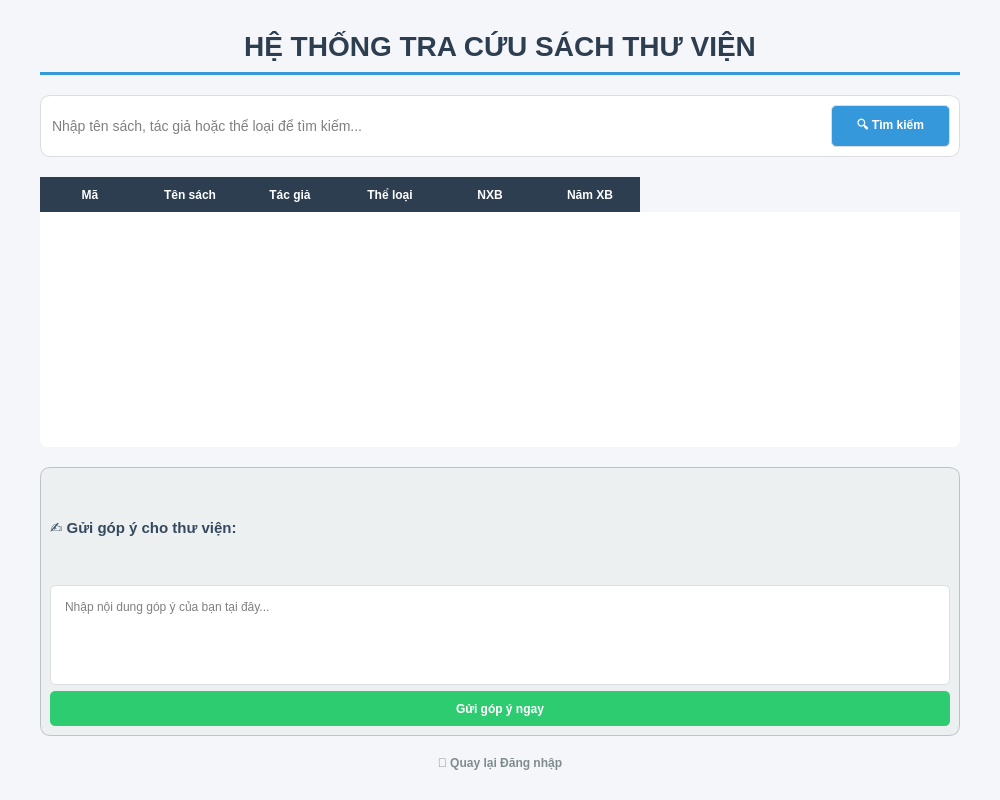
<?xml version="1.0" encoding="UTF-8"?>
<ui version="4.0">
 <class>MainWindow</class>
 <widget class="QMainWindow" name="MainWindow">
  <property name="geometry">
   <rect>
    <x>0</x>
    <y>0</y>
    <width>1000</width>
    <height>800</height>
   </rect>
  </property>
  <property name="windowTitle">
   <string>Tra Cứu Sách Thư Viện</string>
  </property>
  <property name="styleSheet">
   <string notr="true">background-color: #f5f6fa;</string>
  </property>
  <widget class="QWidget" name="centralwidget">
   <layout class="QVBoxLayout" name="mainLayout">
    <property name="spacing">
     <number>20</number>
    </property>
    <property name="leftMargin">
     <number>40</number>
    </property>
    <property name="topMargin">
     <number>30</number>
    </property>
    <property name="rightMargin">
     <number>40</number>
    </property>
    <property name="bottomMargin">
     <number>30</number>
    </property>
    <item>
     <widget class="QLabel" name="labelTitle">
      <property name="styleSheet">
       <string notr="true">font-size: 28px; 
font-weight: bold; 
color: #2c3e50; 
padding-bottom: 10px;
border-bottom: 3px solid #3498db;</string>
      </property>
      <property name="text">
       <string>HỆ THỐNG TRA CỨU SÁCH THƯ VIỆN</string>
      </property>
      <property name="alignment">
       <set>Qt::AlignCenter</set>
      </property>
     </widget>
    </item>
    <item>
     <widget class="QFrame" name="searchContainer">
      <property name="styleSheet">
       <string notr="true">background: white; border-radius: 10px; border: 1px solid #dcdde1;</string>
      </property>
      <layout class="QHBoxLayout" name="searchLayout">
       <item>
        <widget class="QLineEdit" name="txtTimKiem">
         <property name="styleSheet">
          <string notr="true">height: 40px; border: none; font-size: 14px; background: transparent;</string>
         </property>
         <property name="placeholderText">
          <string>Nhập tên sách, tác giả hoặc thể loại để tìm kiếm...</string>
         </property>
        </widget>
       </item>
       <item>
        <widget class="QPushButton" name="btnTimKiem">
         <property name="cursor">
          <cursorShape>PointingHandCursor</cursorShape>
         </property>
         <property name="styleSheet">
          <string notr="true">background-color: #3498db; 
color: white; 
font-weight: bold; 
border-radius: 5px; 
padding: 0 25px; 
height: 40px;</string>
         </property>
         <property name="text">
          <string>🔍 Tìm kiếm</string>
         </property>
        </widget>
       </item>
      </layout>
     </widget>
    </item>
    <item>
     <widget class="QTableWidget" name="tableSach">
      <property name="styleSheet">
       <string notr="true">QTableWidget {
    background-color: white;
    border-radius: 8px;
    gridline-color: #f1f2f6;
    font-size: 13px;
}
QHeaderView::section {
    background-color: #2c3e50;
    color: white;
    font-weight: bold;
    height: 35px;
    border: none;
}</string>
      </property>
      <column>
       <property name="text">
        <string>Mã</string>
       </property>
      </column>
      <column>
       <property name="text">
        <string>Tên sách</string>
       </property>
      </column>
      <column>
       <property name="text">
        <string>Tác giả</string>
       </property>
      </column>
      <column>
       <property name="text">
        <string>Thể loại</string>
       </property>
      </column>
      <column>
       <property name="text">
        <string>NXB</string>
       </property>
      </column>
      <column>
       <property name="text">
        <string>Năm XB</string>
       </property>
      </column>
     </widget>
    </item>
    <item>
     <widget class="QFrame" name="gopYContainer">
      <property name="styleSheet">
       <string notr="true">background: #ecf0f1; border-radius: 10px; border: 1px solid #bdc3c7;</string>
      </property>
      <layout class="QVBoxLayout" name="gopYLayout">
       <item>
        <widget class="QLabel" name="labelGopY">
         <property name="styleSheet">
          <string notr="true">font-weight: bold; color: #34495e; font-size: 15px; border: none;</string>
         </property>
         <property name="text">
          <string>✍️ Gửi góp ý cho thư viện:</string>
         </property>
        </widget>
       </item>
       <item>
        <widget class="QPlainTextEdit" name="txtGopY">
         <property name="maximumSize">
          <size>
           <width>16777215</width>
           <height>100</height>
          </size>
         </property>
         <property name="styleSheet">
          <string notr="true">background: white; border-radius: 5px; border: 1px solid #dcdde1; padding: 10px;</string>
         </property>
         <property name="placeholderText">
          <string>Nhập nội dung góp ý của bạn tại đây...</string>
         </property>
        </widget>
       </item>
       <item>
        <widget class="QPushButton" name="btnGuiGopY">
         <property name="styleSheet">
          <string notr="true">background-color: #2ecc71; 
color: white; 
font-weight: bold; 
height: 35px; 
border-radius: 5px;
padding: 0 20px;
border: none;</string>
         </property>
         <property name="text">
          <string>Gửi góp ý ngay</string>
         </property>
        </widget>
       </item>
      </layout>
     </widget>
    </item>
    <item>
     <widget class="QPushButton" name="btnBack">
      <property name="styleSheet">
       <string notr="true">color: #7f8c8d; border: none; font-weight: bold;</string>
      </property>
      <property name="text">
       <string>🚪 Quay lại Đăng nhập</string>
      </property>
     </widget>
    </item>
   </layout>
  </widget>
 </widget>
 <resources/>
 <connections/>
</ui>
